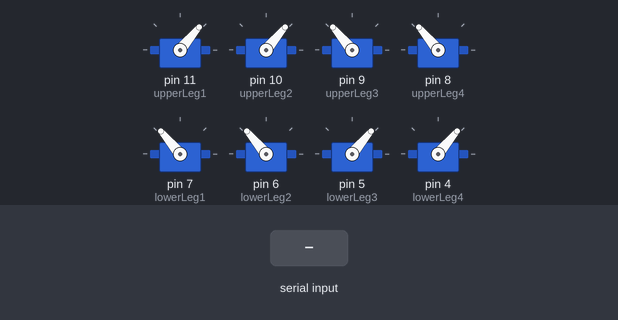
A sketch run on a simulated Arduino Uno, built with avr-gcc and run on an emulated ATmega328P. Parts: 8 × servo. The inputs (shaded band) are chosen by the test bench.

Above: at 6.8 s.
6.9 s: "F" received over the second serial link
At 8.26 s:
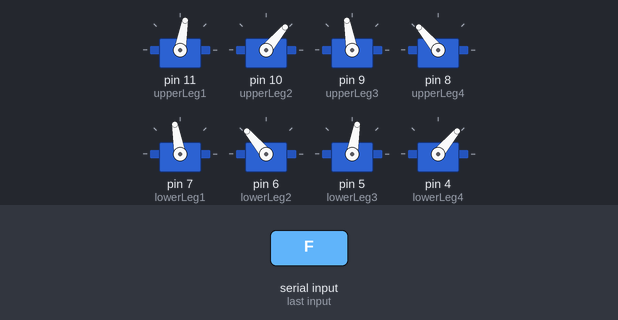
At 8.62 s:
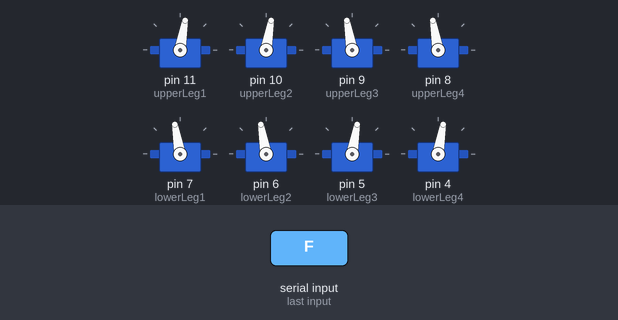
Timing chart, 0 to 16.4 s (numbered marks = the images above; inputs shaded):
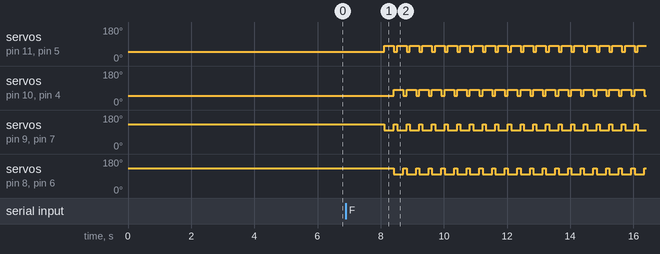

The sketch:

complete_leg-test_with_bluetooth_11-6-2022.ino
```cpp
#include <Servo.h> //Including the servo lib
#include <Wire.h>
#include <SoftwareSerial.h>
Servo upperLeg1, upperLeg2,upperLeg3,upperLeg4,lowerLeg1, lowerLeg2, lowerLeg3, lowerLeg4;
SoftwareSerial Bluetooth(0, 1);
char val;

void sendData(String transmitData){
  Bluetooth.println(transmitData);
}

void setup(){
  Bluetooth.begin(9600);
  upperLeg1.attach(11);
  upperLeg2.attach(10);
  upperLeg3.attach(9);
  upperLeg4.attach(8);
  lowerLeg1.attach(7);
  lowerLeg2.attach(6);
  lowerLeg3.attach(5);
  lowerLeg4.attach(4);
  }


void loop(){
  upperLeg1.write(50);
  upperLeg2.write(50);
  upperLeg3.write(130);
  upperLeg4.write(130);

  lowerLeg1.write(130);
  lowerLeg2.write(130);
  lowerLeg3.write(50);
  lowerLeg4.write(50);
  delay(2000);
  if(Bluetooth.available()){
    val = Bluetooth.read();
//    Val = F
    if(val == 'F'){
      sendData("got command F");
      while(true){
        if(Bluetooth.available()){
          char a = Bluetooth.read();
          if(a=='F'){
            break;
            }
          }
//          Legs 1, 3 Controlled.
        upperLeg1.write(50);
        lowerLeg1.write(130);
        upperLeg3.write(130);
        lowerLeg3.write(50);
        delay(100) ;
        upperLeg1.write(80);
        lowerLeg1.write(100);
        upperLeg3.write(100);
        lowerLeg3.write(80);
        delay(200);

//          Legs 2, 4 Controlled.
        upperLeg2.write(50);
        lowerLeg2.write(130);
        upperLeg4.write(130);
        lowerLeg4.write(50);
        delay(100) ;
        upperLeg2.write(80);
        lowerLeg2.write(100);
        upperLeg4.write(100);
        lowerLeg4.write(80);

        }
      }

//      Val = B
    if(val == 'B'){
      sendData("got command B");
      while(true){
        if(Bluetooth.available()){
          char a = Bluetooth.read();
          if(a=='B'){
            break;
            }
          }
//          Legs 1, 3 Controlled.
        upperLeg1.write(50);
        lowerLeg1.write(130);
        upperLeg3.write(130);
        lowerLeg3.write(50);
        delay(100) ;
        upperLeg1.write(20);
        lowerLeg1.write(160);
        upperLeg3.write(160);
        lowerLeg3.write(20);
        delay(200);

//          Legs 2, 4 Controlled.
        upperLeg2.write(50);
        lowerLeg2.write(130);
        upperLeg4.write(130);
        lowerLeg4.write(50);
        delay(100) ;
        upperLeg2.write(20);
        lowerLeg2.write(160);
        upperLeg4.write(160);
        lowerLeg4.write(20);

            }
          }
    }
 }
```

Measured:
- after the input at 6.9 s, servo on pin 11 (upperLeg1): alternates 80° for 0.30 s and 50° for 0.10 s, starting after 1.2 s; servo on pin 10 (upperLeg2): alternates 80° for 0.30 s and 50° for 0.10 s, starting after 1.5 s
